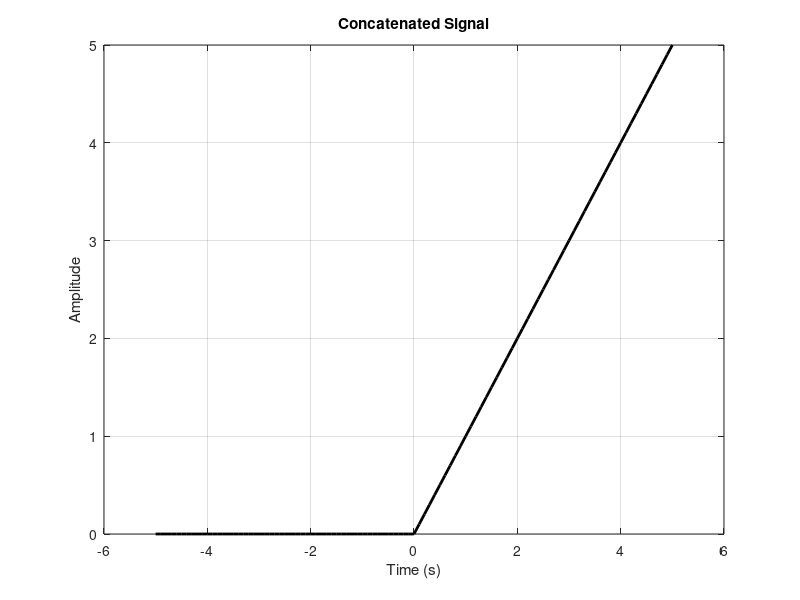

MATLAB code for this plot:


t = -5:0.1:5;
% Generate the ramp functions
ramp1 = t.*(t>=0);
ramp2 = (t-2).*(t>=2);

% Generate the unit-amplitude step function
step = ones(size(t));

% Concatenate the ramp functions and step function
signal = [ramp1 ramp2 step];
% Plot the functions in a single figure
figure;
plot(t, signal(:,1:length(t)), 'k', 'LineWidth', 2);
title('Concatenated Signal');
xlabel('Time (s)');
ylabel('Amplitude');
grid on;



    

